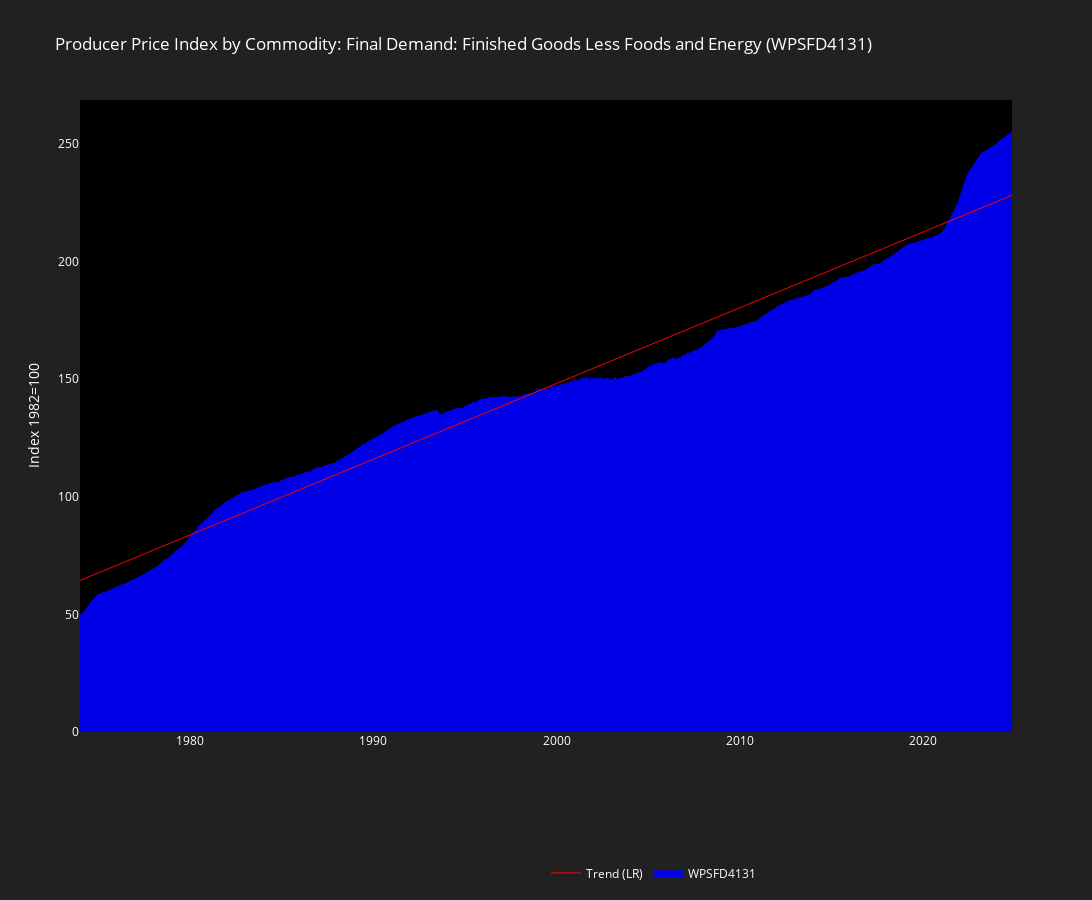

Notebook cell for this chart:
### Markdown cell above
- **WPSFD4131 data plot**

### Code cell
fig = go.Figure()

fig.add_trace(go.Scatter(
    x=WPSFD4131_df.index,
    y=WPSFD4131_df['WPSFD4131'],
    name='WPSFD4131',
    fill='tonexty',
    fillcolor='rgba(0, 0, 255, 0.9)',
    line=dict(color='blue', width=1),
))

# ---------------------------------------------------------------------

Y = np.array(WPSFD4131_df['WPSFD4131'])
X = np.arange(1, len(Y) + 1)
m, c = np.polyfit(X, Y, 1)

# ---------------------------------------------------------------------

fig.add_trace(go.Scatter(
    x=WPSFD4131_df.index, 
    y=m * X + c, 
    name='Trend (LR)',
    line=dict(color='red', width=1),
    showlegend=True
))

fig.update_layout(
    title=dict(text='Producer Price Index by Commodity: Final Demand: Finished Goods Less Foods and Energy (WPSFD4131)'),
    width=1400,
    height=900,
    plot_bgcolor="black",
    paper_bgcolor="#212121",
    font=dict(color="white"),
    hovermode="x unified",
    yaxis=dict(title="Index 1982=100", exponentformat="none", showgrid=False, zeroline=False),
    barmode="group",
    legend=dict(x=0.5, y=-0.2, orientation="h"),
    xaxis=dict(showgrid=False),
)

fig.show()

### Figure 1 — Plotly figure (JSON) as saved in the notebook; plotly's stock layout.template omitted (floating-point values rounded to 4 significant figures; data arrays with more than 128 entries replaced by an {"elided": "..."} marker saying what was removed)
{"data": [{"fill": "tonexty", "fillcolor": "rgba(0, 0, 255, 0.9)", "line": {"color": "blue", "width": 1}, "name": "WPSFD4131", "type": "scatter", "x": {"elided": "611 str values"}, "y": {"elided": "611 float values"}}, {"line": {"color": "red", "width": 1}, "name": "Trend (LR)", "showlegend": true, "type": "scatter", "x": {"elided": "611 str values"}, "y": {"elided": "611 float values"}}], "layout": {"barmode": "group", "font": {"color": "white"}, "height": 900, "hovermode": "x unified", "legend": {"orientation": "h", "x": 0.5, "y": -0.2}, "paper_bgcolor": "#212121", "plot_bgcolor": "black", "title": {"text": "Producer Price Index by Commodity: Final Demand: Finished Goods Less Foods and Energy (WPSFD4131)"}, "width": 1400, "xaxis": {"showgrid": false}, "yaxis": {"exponentformat": "none", "showgrid": false, "title": {"text": "Index 1982=100"}, "zeroline": false}}}
